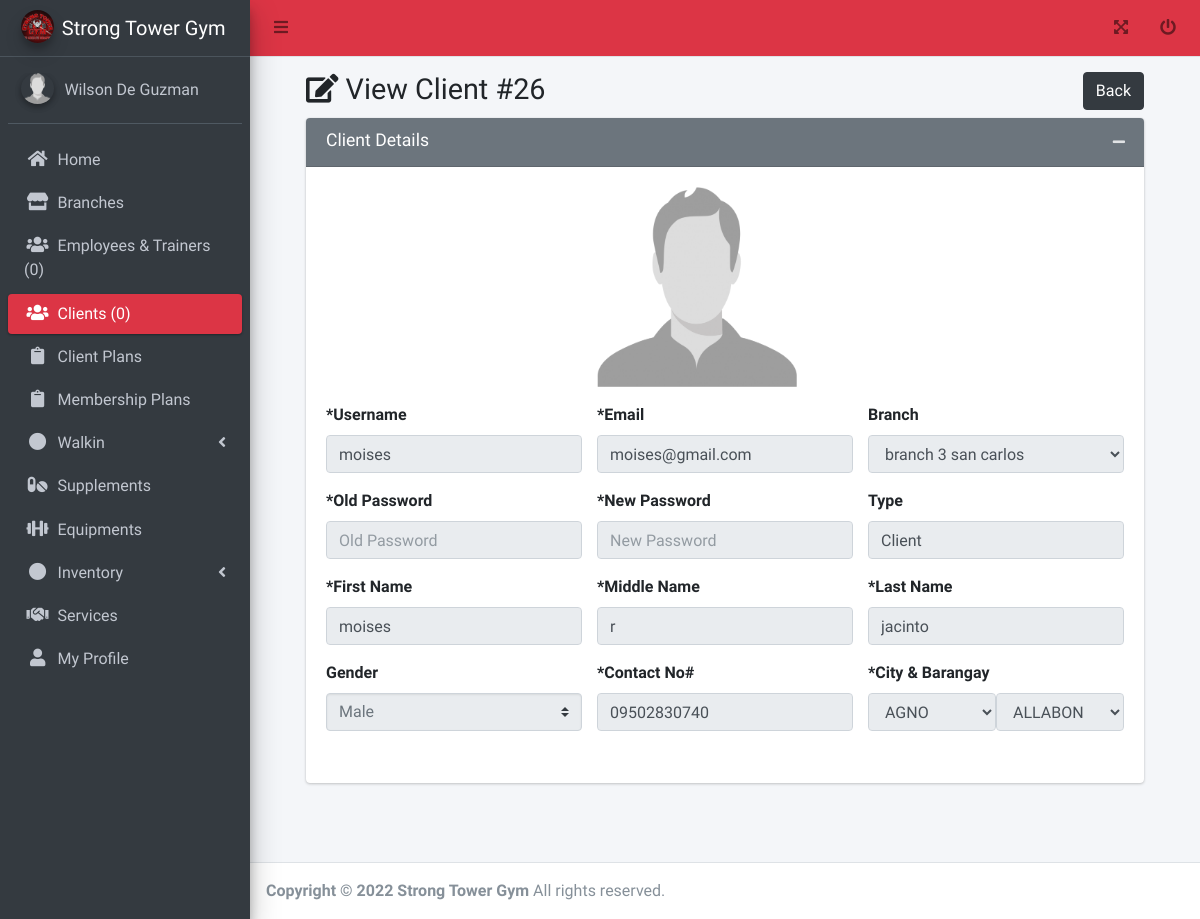
Screenshot of /admin/view_client.php?id=26 (signed in) with the database file from the repository.
### tables this page shows
CREATE TABLE `tbl_user` (
  `id` int(11) NOT NULL,
  `username` varchar(255) DEFAULT NULL,
  `email` varchar(255) DEFAULT NULL,
  `password` varchar(255) DEFAULT NULL,
  `branch_id` int(11) DEFAULT NULL,
  `access_id` int(11) DEFAULT NULL,
  `client_plan_id` int(11) DEFAULT 0,
  `plan_expiration_date` date DEFAULT NULL,
  `verified` tinyint(4) DEFAULT 0,
  `created_date` datetime DEFAULT current_timestamp(),
  `updated_date` datetime DEFAULT current_timestamp(),
  `deleted_flag` tinyint(4) DEFAULT 0,
  `access` varchar(45) DEFAULT NULL
);

CREATE TABLE `tbl_user_info` (
  `id` int(11) NOT NULL,
  `first_name` varchar(255) DEFAULT NULL,
  `middle_name` varchar(45) DEFAULT NULL,
  `last_name` varchar(45) DEFAULT NULL,
  `gender_id` int(11) DEFAULT NULL,
  `contact_no` varchar(45) DEFAULT NULL,
  `picture` varchar(255) DEFAULT 'default.jpg',
  `created_date` datetime DEFAULT current_timestamp(),
  `updated_date` datetime DEFAULT current_timestamp(),
  `deleted_flag` tinyint(4) DEFAULT 0,
  `address` varchar(45) DEFAULT NULL,
  `medical_certificate` varchar(225) DEFAULT 'default.jpg',
  `city` int(11) DEFAULT NULL,
  `barangay` int(11) DEFAULT NULL,
  `height` varchar(225) DEFAULT NULL,
  `weight` varchar(225) DEFAULT NULL
);

CREATE TABLE `tbl_branch` (
  `id` int(11) NOT NULL,
  `name` varchar(255) DEFAULT NULL,
  `description` text DEFAULT NULL,
  `created_date` datetime DEFAULT current_timestamp(),
  `updated_date` datetime DEFAULT current_timestamp(),
  `deleted_flag` tinyint(4) DEFAULT 0,
  `sub_title` text DEFAULT NULL,
  `address` text DEFAULT NULL,
  `contact_no` varchar(45) DEFAULT NULL,
  `email` varchar(45) DEFAULT NULL,
  `google_map` text DEFAULT NULL
);

CREATE TABLE `tbl_gender` (
  `id` int(11) NOT NULL,
  `name` varchar(45) DEFAULT NULL,
  `created_date` datetime DEFAULT current_timestamp(),
  `updated_date` datetime DEFAULT current_timestamp(),
  `deleted_flag` tinyint(4) DEFAULT 0
);

CREATE TABLE `tbl_city` (
  `name` text DEFAULT NULL,
  `id` varchar(45) NOT NULL DEFAULT '0',
  `CreatedDate` datetime DEFAULT current_timestamp()
);

CREATE TABLE `tbl_barangay` (
  `id` text DEFAULT NULL,
  `name` text DEFAULT NULL,
  `city_id` text DEFAULT NULL,
  `CreatedDate` datetime DEFAULT current_timestamp()
);

### functions.php (called while the page is built, shortened)
<?php
function get_list($sql)
{
  $data = array();
  $result = mysqli_query($_SESSION['conn'], $sql);
  while ($row = mysqli_fetch_assoc($result)) {
    $data[] = $row;
  }
  return $data;
}
function get_one($sql)
{
  if ($result = mysqli_query($_SESSION['conn'], $sql)) {
    $obj = mysqli_fetch_object($result);
    return $obj;
  }
  return false;
}

### admin/view_client.php (the view, shortened to what this page needs)
<?php include('header.php'); ?>
<div>
  <div class="content-wrapper">
    <div class="content-header">
      <?php
      $user = get_one("SELECT tp.*,u.*,ui.*,if(u.plan_expiration_date>curdate(),u.plan_expiration_date, null )  as `plan_expiration_date`,if(u.plan_expiration_date>curdate(),u.client_plan_id, 0 )  as `client_plan_id` FROM tbl_user u inner join tbl_user_info ui on ui.id = u.id left join tbl_client_plan tc on (tc.id = u.client_plan_id and u.plan_expiration_date > curdate()) left join tbl_plan tp on tp.id = tc.plan_id where u.id = "  . $_GET['id']) ?>
      <div class="container-fluid" id="content">
        <div class="row mb-2">
          <div class="col-sm-12">
            <h1 class="m-0"><i class="fa fa-edit"></i> View Client #<?= $user->id ?>
              <a href="clients.php" class="btn btn-dark" style="float:right">Back</a>
            </h1>
          </div>
        </div>
        <form method="post" onsubmit="return confirm('Are You Sure?');" enctype="multipart/form-data">
          <section class="content">
            <div class="row">
              <div class="col-md-12">
                <div class="card card-secondary">
                  <div class="card-header">
                    <h3 class="card-title">Client Details</h3>
                    <div class="card-tools">
                      <button type="button" class="btn btn-tool" data-card-widget="collapse" title="Collapse">
                        <i class="fas fa-minus"></i>
                      </button>
                    </div>
                  </div>
                  <div class="card-body">
                    <div class="row">
                      <div class="col-sm-4">
                      </div>
                      <div class="col-sm-4">
                        <div class="form-group">
                          <img src="../profile/<?= isset($_POST['image']) ? $_POST['image'] : $user->picture ?>" alt="" style="width:200px;height:200px;align-self: center;" id="preview">
                        </div>
                      </div>
                    </div>
                    <div class="row">
                      <div class="col-sm-4">
                        <div class="form-group">
                          <label>*Username</label>
                          <input disabled type="text" class="form-control <?= isset($_SESSION['error']['username']) ? 'is-invalid' : '' ?>" id="username" name="username" placeholder="Username" value="<?= isset($_POST['username']) ? $_POST['username'] : $user->username ?>">
                        </div>
                      </div>
                      <div class="col-sm-4">
                        <div class="form-group">
                          <label>*Email</label>
                          <input disabled type="email" class="form-control <?= isset($_SESSION['error']['email']) ? 'is-invalid' : '' ?>" id="email" name="email" placeholder="Email" value="<?= isset($_POST['email']) ? $_POST['email'] : $user->email ?>">
                        </div>
                      </div>
                      <div class="col-sm-4">
                        <div class="form-group">
                          <label>Branch</label>
                          <?php if (in_array($_SESSION['user']->access_id, array(1))) { ?>
                            <select disabled id="branch" name="branch" class="form-control <?= isset($_SESSION['error']['branch']) ? 'is-invalid' : '' ?>">
                              <?php foreach (get_list("select * from tbl_branch where deleted_flag = 0") as $res) { ?>
                                <option value="<?= $res['id']; ?>" <?= ($user->branch_id == $res['id']) ? 'selected' : ''; ?>><?= $res['name']; ?></option>
                              <?php } ?>
                            </select>
                          <?php } else { ?>
                            <input disabled type="text" class="form-control <?= isset($_SESSION['error']['branch']) ? 'is-invalid' : '' ?>" value="<?= $_SESSION['user']->branch ?>" disabled>
                            <input disabled type="hidden" id="branch" name="branch" value="<?= $_SESSION['user']->branch_id ?>" disabled>
                          <?php } ?>
                        </div>
                      </div>
                    </div>
                    <div class="row">
                      <div class="col-sm-4">
                        <div class="form-group">
                          <label>*Old Password</label>
                          <input disabled type="password" class="form-control <?= isset($_SESSION['error']['re_password']) ? 'is-invalid' : '' ?>" id="re_password" name="re_password" placeholder="Old Password" value="<?= isset($_POST['re_password']) ? $_POST['re_password'] : '' ?>">
                        </div>
                      </div>
                      <div class="col-sm-4">
                        <div class="form-group">
                          <label>*New Password</label>
                          <input disabled type="password" class="form-control <?= isset($_SESSION['error']['password']) ? 'is-invalid' : '' ?>" id="password" name="password" placeholder="New Password" value="<?= isset($_POST['password']) ? $_POST['password'] : '' ?>">
                        </div>
                      </div>
                      <div class="col-sm-4">
                        <div class="form-group">
                          <label>Type</label>
                          <input disabled type="text" class="form-control" value="Client" disabled>
                        </div>
                      </div>
                    </div>
                    <div class="row">
                      <div class="col-sm-4">
                        <div class="form-group">
                          <label>*First Name</label>
                          <input disabled type="text" class="form-control <?= isset($_SESSION['error']['first_name']) ? 'is-invalid' : '' ?>" id="first_name" name="first_name" placeholder="First Name" value="<?= isset($_POST['first_name']) ? $_POST['first_name'] : $user->first_name ?>">
                        </div>
                      </div>
                      <div class="col-sm-4">
                        <div class="form-group">
                          <label>*Middle Name</label>
                          <input disabled type="text" class="form-control <?= isset($_SESSION['error']['middle_name']) ? 'is-invalid' : '' ?>" id="middle_name" name="middle_name" placeholder="Middle Name" value="<?= isset($_POST['middle_name']) ? $_POST['middle_name'] : $user->middle_name ?>">
                        </div>
                      </div>
                      <div class="col-sm-4">
                        <div class="form-group">
                          <label>*Last Name</label>
                          <input disabled type="text" class="form-control <?= isset($_SESSION['error']['last_name']) ? 'is-invalid' : '' ?>" id="last_name" name="last_name" placeholder="Last Name" value="<?= isset($_POST['last_name']) ? $_POST['last_name'] : $user->last_name ?>">
                        </div>
                      </div>
                    </div>
                    <div class="row">
                      <div class="col-sm-4">
                        <div class="form-group">
                          <label>Gender</label>
                          <select disabled id="gender" class="form-control <?= isset($_SESSION['error']['gender']) ? 'is-invalid' : '' ?> custom-select" name="gender">
                            <?php foreach (get_list("select * from tbl_gender where deleted_flag = 0") as $res) { ?>
                              <option value="<?= $res['id']; ?>" <?= ($user->gender_id == $res['id']) ? 'selected' : ''; ?>><?= $res['name']; ?></option>
                            <?php } ?>
                          </select>
                        </div>
                      </div>
                      <div class="col-sm-4">
                        <div class="form-group">
                          <label>*Contact No#</label>
                          <input disabled type="number" class="form-control <?= isset($_SESSION['error']['contact']) ? 'is-invalid' : '' ?>" id="contact" name="contact" placeholder="Contact No#" value="<?= isset($_POST['contact']) ? $_POST['contact'] : $user->contact_no ?>">
                        </div>
                      </div>
                      <div class="col-sm-4">
                        <div class="form-group">
                          <label>*City & Barangay</label>
                          <div style="display: flex;">
                            <select disabled id="city" name="city" style="width:50%" class="form-control <?= isset($_SESSION['error']['city']) ? 'is-invalid' : '' ?>">
                              <?php foreach (get_list("select * from tbl_city") as $res) { ?>
                                <option value="<?= $res['id']; ?>" <?= $user->city == $res['id'] ? 'selected' : '' ?>><?= $res['name']; ?></option>
                              <?php } ?>
                            </select>
                            <select disabled id="barangay" name="barangay" style="width:50%;float:right" class="form-control <?= isset($_SESSION['error']['barangay']) ? 'is-invalid' : '' ?>">
                              <?php foreach (get_list("select * from tbl_barangay where city_id = " . $user->city . "") as $res) { ?>
                                <option value="<?= $res['id']; ?>" <?= $user->barangay == $res['id'] ? 'selected' : '' ?>><?= $res['name']; ?></option>
                              <?php } ?>
                            </select>
                          </div>
                        </div>
                      </div>
                    </div>
                  </div>
                </div>
              </div>
            </div>
          </section>
        </form>
      </div>
    </div>
  </div>
</div>
<?php include('footer.php'); ?>

### adminlte/css/admin.css (style rules this page uses)
#content { padding: 3em; padding-top: 0px; min-height: 85vh; }

### rows the page displays
tbl_user: tbl_user_info.id "26", tbl_user_info.picture (placeholder picture), username "moises", email "moises@gmail.com", branch "branch 3 san carlos", first_name "moises", middle_name "r", last_name "jacinto", contact "09502830740"
tbl_user_info: gender "Male", city "AGNO", barangay "ALLABON"

### other values shown
$_SESSION['user']->first_name "Wilson"
$_SESSION['user']->last_name "De Guzman"
